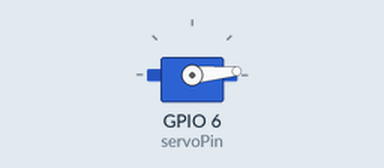
Recording of a sketch running on a simulated ESP32-S3. Parts: servo.

Above: at 0.05 s.
At 6.0 s:
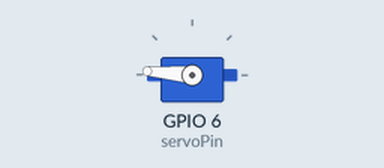
Timing chart, 0 to 7.8 s (numbered marks = the images above):
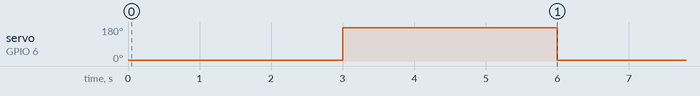

The sketch:

Servo.ino
```cpp
/* BÁSICO
 por BARRAGAN <http://barraganstudio.com>
 Este código de ejemplo es de dominio público.

 modificado el 8 Nov 2013
 por Scott Fitzgerald

 modificado para el ESP32 en Marzo 2017
 por John Bennett
 modificado para el ESP32 clase Explracion tecnologica Abril 2026
 por Alejandro rebolledo


 * Diferentes servos requieren diferentes anchos de pulso para variar el ángulo del servo, pero el rango es
 * un pulso de aproximadamente 500-2500 microsegundos cada 20ms (50Hz). En general, los servos básicos
 * hacen un barrido de 180 grados, por lo que el número más bajo en el rango publicado para un servo en particular
 * representa un ángulo de 0 grados, el medio del rango representa 90 grados, y la parte superior
 * del rango representa 180 grados. Así que por ejemplo, si el rango es de 1000us a 2000us,
 * 1000us igualaría un ángulo de 0, 1500us igualaría 90 grados, y 2000us igualaría 1800
 * grados.
 *
 * Circuito: (usando un ESP32 Thing de Sparkfun)
 * Los servomotores tienen tres cables: alimentación, tierra y señal. El cable de alimentación es típicamente rojo,
 * el cable de tierra es típicamente negro o marrón, y el cable de señal es típicamente amarillo,
 * naranja o blanco. Dado que el ESP32 puede suministrar corriente limitada a solo 3.3V, y los servos extraen
 * una cantidad considerable de energía, conectaremos la energía del servo al pin VBat del ESP32 (ubicado
 * cerca del conector USB). ESTO ES SOLO APROPIADO PARA SERVOS PEQUEÑOS.
 *
 * También podríamos conectar la energía del servo a una fuente de energía externa
 * separada (siempre y cuando conectemos todas las tierras (ESP32, servo, y energía externa).
 * En este ejemplo, solo conectamos la tierra del ESP32 a la tierra del servo. Los pines de señal del servo
 * se conectan a cualquier pin GPIO disponible en el ESP32 (en este ejemplo, usamos el pin 18).
 *
 * En este ejemplo, asumimos un servo grande Tower Pro MG995 conectado a una fuente de energía externa.
 * El min y max publicado para este servo es 1000 y 2000, respectivamente, por lo que los valores predeterminados están bien.
 * Estos valores realmente impulsan a los servos un poco más allá de 0 y 180, por lo que
 * si es muy particular, ajuste los valores min y max para que coincidan con sus necesidades.
 Es importante no llegar a los limites fisicos del servo para que no se dañen
 */

#include <ESP32Servo.h>

Servo myservo;  // crea un objeto servo para controlar un servo
// Se pueden crear 16 objetos servo en el ESP32
// Posibles pines PWM GPIO en el ESP32-S3: 0(usado por el botón integrado),1-21,35-45,47,48(usado por el LED integrado)
int servoPin = 6;

void setup() {
  // Permite la asignación de todos los temporizadores
  ESP32PWM::allocateTimer(0);
  ESP32PWM::allocateTimer(1);
  ESP32PWM::allocateTimer(2);
  ESP32PWM::allocateTimer(3);
  myservo.setPeriodHertz(50);            // servo estándar de 50 hz
  myservo.attach(servoPin, 1000, 2000);  // conecta el servo en el pin 18 al objeto servo
                                         // usando un min/max por defecto de 1000us y 2000us
                                         // diferentes servos pueden requerir diferentes ajustes min/max
                                         // para un barrido preciso de 0 a 180
}

void loop() {
  myservo.write(5);  // le dice al servo llega al algulos 5
  delay(3000);       // espera para que llegue a esa posicion
  myservo.write(175);  //le dice al servo llega al algulos 5
  delay(3000);           // espera para que llegue a esa posicion
}
```

Measured:
- by itself, servo on GPIO 6 (servoPin): alternates 175° for 3.0 s and 5° for 3.0 s
